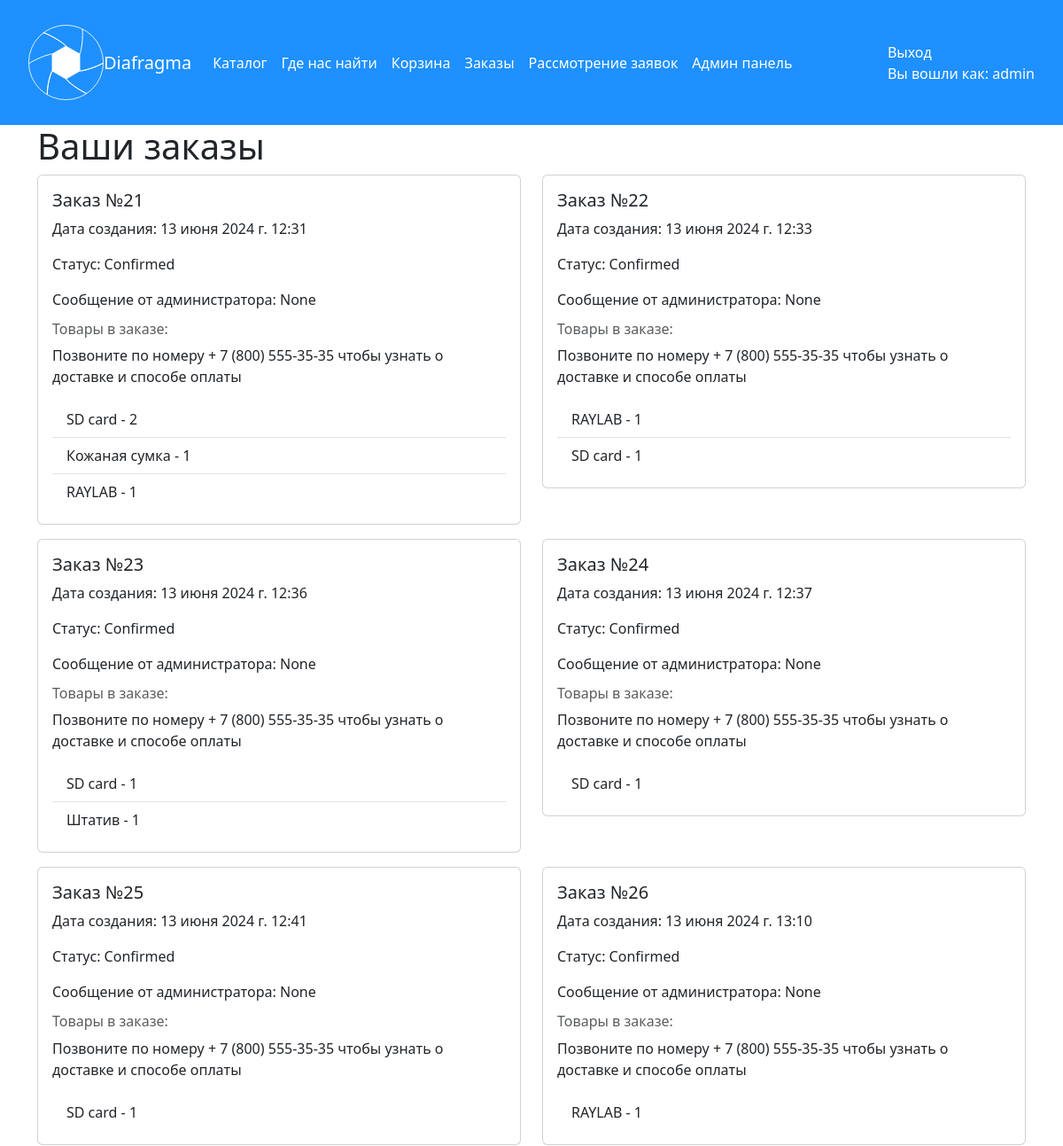
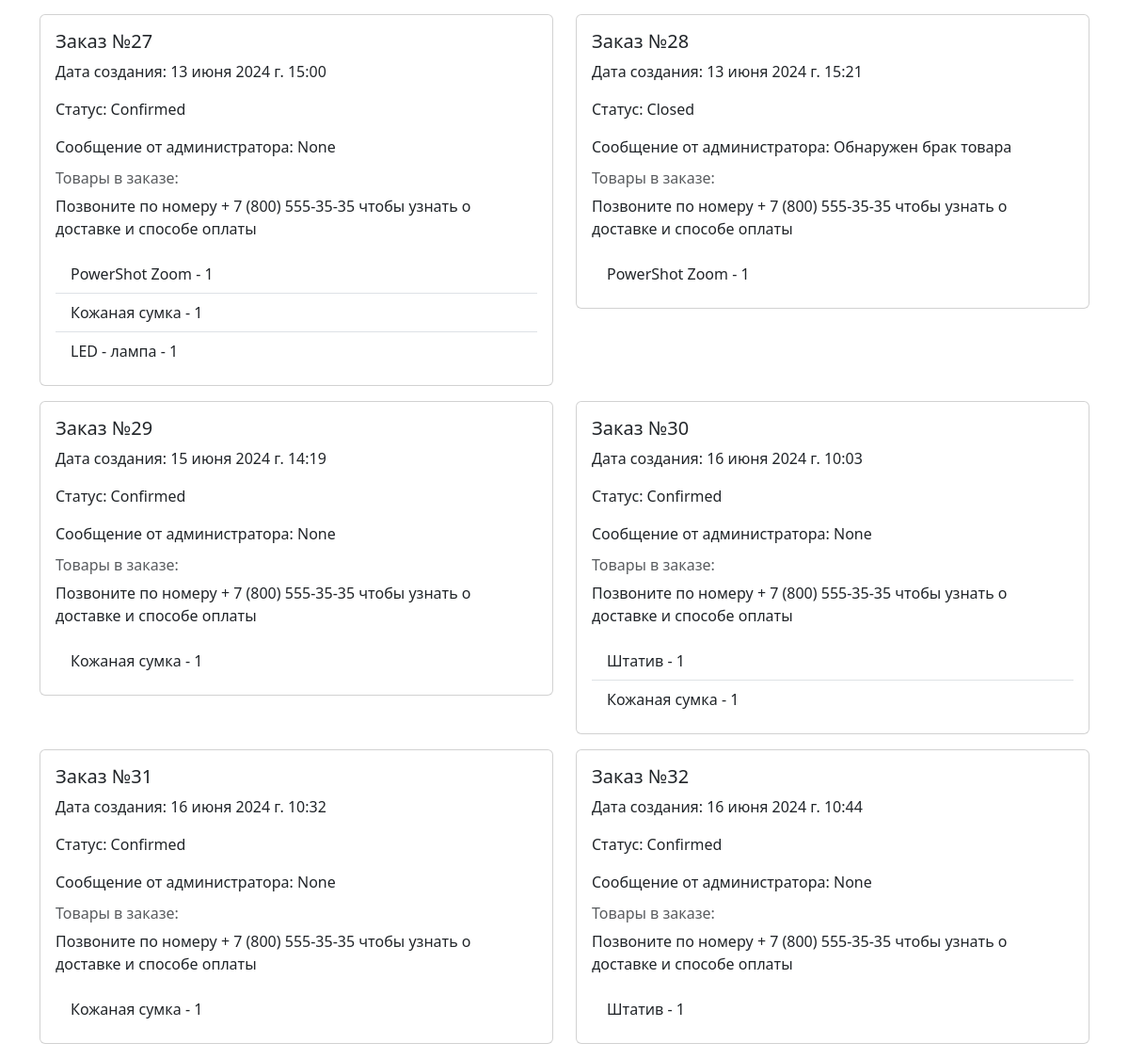
/order_menu/ (signed in), run on the app's committed database (2 pictures, top to bottom).
### main/models.py (models this page shows, shortened)
class Order(models.Model):
    STATUS_CHOICES = (
        ('New', 'Новый(В обработке)'),
        ('Confirmed', 'Подтвержденный'),
        ('Closed', 'Закрытый')
    )
    user = models.ForeignKey(User, on_delete=models.CASCADE, verbose_name='Чей заказ')
    status = models.CharField(max_length=20, choices=STATUS_CHOICES, default='New', verbose_name='Статус заказа')
    created_at = models.DateTimeField(auto_now_add=True, verbose_name='Дата создания заказа')
    user_message = models.TextField(blank=True, null=True, verbose_name='Сообщение для пользователя')
    first_name = models.CharField(max_length=30,default='SOME STRING')
    last_name = models.CharField(max_length=30,default='SOME STRING')
    address = models.TextField(default='SOME STRING')
    phone = models.CharField(max_length=15,default='SOME STRING')
    created_at = models.DateTimeField(auto_now_add=True)

class OrderItem(models.Model):
    order = models.ForeignKey(Order, on_delete=models.CASCADE, related_name='items', verbose_name='ЗаказЗаказ')
    product = models.ForeignKey(Product, on_delete=models.CASCADE, verbose_name='Товар')
    quantity = models.IntegerField(default=1, verbose_name='Количество')
    class Meta:
        verbose_name = 'Товар в заказе'
        verbose_name_plural = 'Товары в заказе'

class Product(models.Model):
    photo = models.ImageField(upload_to="product_photos")
    name = models.CharField(max_length=150, verbose_name='Имя товара')
    description = models.TextField(verbose_name='Описание товара')
    production_year = models.DateField(verbose_name='Дата производства')
    price = models.DecimalField(max_digits=10, decimal_places=2, verbose_name='Стоимость')
    quantity = models.IntegerField(verbose_name='Количество шт.')
    category = models.ForeignKey(Category, on_delete=models.CASCADE, verbose_name='Категория товара')
    class Meta:
        verbose_name = 'Товар'
        verbose_name_plural = 'Товары'

### main/views.py (the view)
# urls.py: path('order_menu/', order_menu, name='order_menu'),
def order_menu(request):
    orders = Order.objects.filter(user=request.user)
    return render(request, 'main/order/order_menu.html', {'orders': orders})

### main/templates/main/order/order_menu.html (shortened to what this page needs)
{% extends 'main/base.html' %}
{% block content %}
    <div class="container">
        <h1>Ваши заказы</h1>
        {% if orders %}
            <div class="row">
                {% for order in orders %}
                    <div class="col-md-6">
                        <div class="card mb-3">
                            <div class="card-body">
                                <h5 class="card-title">Заказ №{{ order.id }}</h5>
                                <p class="card-text">Дата создания: {{ order.created_at }}</p>
                                <p class="card-text">Статус: {{ order.status }}</p>
                                <p class="card-text">Сообщение от администратора: {{ order.user_message }}</p>
                                <h6 class="card-subtitle mb-2 text-muted">Товары в заказе:</h6>
                                <ul class="list-group list-group-flush">
                                    <p class="card-text">Позвоните по номеру + 7 (800) 555-35-35 чтобы узнать о доставке и способе оплаты </p>
                                    {% for order_item in order.items.all %}
                                        <li class="list-group-item">
                                            {{ order_item.product.name }} - {{ order_item.quantity }}
                                        </li>
                                    {% endfor %}
                                </ul>
                            </div>
                        </div>
                    </div>
                {% endfor %}
            </div>
        {% else %}
            <p>Пока у вас нет заказов.</p>
        {% endif %}
    </div>
{% endblock %}

### main/templates/main/base.html (shortened to what this page needs)
{% load static %}
{% load bootstrap5 %}
<!DOCTYPE html>
<html lang="ru">
<head>
    <link rel="stylesheet" href="{% static 'main/css/style_1.css' %}">
    <link rel="stylesheet" href="https://cdn.jsdelivr.net/npm/bootstrap@5.3.2/dist/css/bootstrap.min.css">
</head>
<body>
<div class="header" style="background-color: #1E90FF; padding: 20px;">
    <nav class="navbar navbar-expand-lg navbar-light" style="background-color: #1E90FF;">
        <div class="container-fluid">
            <img src="{% static 'main/img/logo_1.svg' %}" width="85px" height="85px">
            <a class="navbar-brand" href="{% url 'home' %}" style="color: white;">Diafragma</a>
            <div class="collapse navbar-collapse" id="navbarNav">
                <ul class="navbar-nav">
                    <li class="nav-item">
                        <a class="nav-link" href="{% url 'catalog' %}" style="color: white;">Каталог</a>
                    </li>
                    <li class="nav-item">
                        <a class="nav-link" href="{% url 'wherefind' %}" style="color: white;">Где нас найти</a>
                    </li>
                    {% if user.is_authenticated %}
                    <li class="nav-item">
                        <a class="nav-link" href="{% url 'cart' %}" style="color: white;">Корзина</a>
                    </li>
                    <li class="nav-item">
                        <a class="nav-link" href="{% url 'order_menu' %}" style="color: white;">Заказы</a>
                    </li>
                     {% endif %}
                    {% if user.is_superuser %}
                        <li class="nav-item">
                            <a class="nav-link" href="{% url 'order_detail' %}" style="color: white;">Рассмотрение заявок</a>
                        </li>
                        <li class="nav-item">
                            <a class="nav-link" href="{% url 'admin:index' %}" style="color: white;">Админ панель</a>
                        </li>
                    {% endif %}
                </ul>
            </div>
            <span class="navbar-text" style="color: white;">
                {% if user.is_authenticated %}
                    <a class="nav-link" href="{% url 'logout' %}" style="color: white;">Выход</a>
                {% else %}
                    <a class="nav-link" href="{% url 'login' %}" style="color: white;">Вход</a>
                    <a class="nav-link" href="{% url 'register' %}" style="color: white;">Регистрация</a>
                {% endif %}
                Вы вошли как: {{ user.username }}
            </span>
        </div>
    </nav>
</div>
{% block content %}
{% endblock %}
</body>
</html>

### main/static/main/css/style_1.css (style rules this page uses)
body { font-family: 'Gabriela'; font-size: 15px; color: black; }

### data on the page
Order: id "21", created_at "13 июня 2024 г. 12:31", status "Confirmed", user_message "None"
OrderItem: product.name "SD card", quantity "2"
OrderItem: product.name "Кожаная сумка", quantity "1"
OrderItem: product.name "RAYLAB", quantity "1"
Order: id "22", created_at "13 июня 2024 г. 12:33", status "Confirmed", user_message "None"
OrderItem: product.name "RAYLAB", quantity "1"
OrderItem: product.name "SD card", quantity "1"
Order: id "23", created_at "13 июня 2024 г. 12:36", status "Confirmed", user_message "None"
OrderItem: product.name "SD card", quantity "1"
OrderItem: product.name "Штатив", quantity "1"
Order: id "24", created_at "13 июня 2024 г. 12:37", status "Confirmed", user_message "None"
OrderItem: product.name "SD card", quantity "1"
Order: id "25", created_at "13 июня 2024 г. 12:41", status "Confirmed", user_message "None"
OrderItem: product.name "SD card", quantity "1"
Order: id "26", created_at "13 июня 2024 г. 13:10", status "Confirmed", user_message "None"
OrderItem: product.name "RAYLAB", quantity "1"
Order: id "27", created_at "13 июня 2024 г. 15:00", status "Confirmed", user_message "None"
OrderItem: product.name "PowerShot Zoom", quantity "1"
OrderItem: product.name "Кожаная сумка", quantity "1"
OrderItem: product.name "LED - лампа", quantity "1"
Order: id "28", created_at "13 июня 2024 г. 15:21", status "Closed", user_message "Обнаружен брак товара"
OrderItem: product.name "PowerShot Zoom", quantity "1"
Order: id "29", created_at "15 июня 2024 г. 14:19", status "Confirmed", user_message "None"
OrderItem: product.name "Кожаная сумка", quantity "1"
Order: id "30", created_at "16 июня 2024 г. 10:03", status "Confirmed", user_message "None"
OrderItem: product.name "Штатив", quantity "1"
OrderItem: product.name "Кожаная сумка", quantity "1"
Order: id "31", created_at "16 июня 2024 г. 10:32", status "Confirmed", user_message "None"
OrderItem: product.name "Кожаная сумка", quantity "1"
Order: id "32", created_at "16 июня 2024 г. 10:44", status "Confirmed", user_message "None"
OrderItem: product.name "Штатив", quantity "1"

### other printed values
{{ user.username }} "admin"
